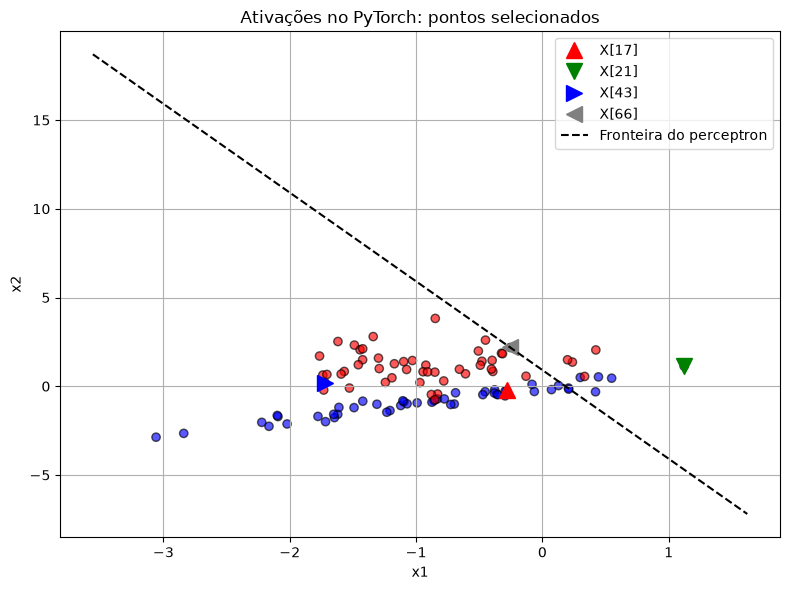

Python code for this plot:
import matplotlib.pyplot as plt
import torch
from torch import nn
from sklearn.datasets import make_classification

# Recria a distribuição usada na aula
X, y = make_classification(
    n_samples=100,
    n_features=2,
    n_redundant=0,
    n_informative=2,
    n_clusters_per_class=1,
    random_state=30,
)

# Perceptron da demonstração: pesos 5 e 1; viés -0.4
perceptron = nn.Linear(2, 1)
with torch.no_grad():
    perceptron.weight.copy_(torch.tensor([[5.0, 1.0]]))
    perceptron.bias.copy_(torch.tensor([-0.9131562]))

sigmoide = nn.Sigmoid()
tangente_hiperbolica = nn.Tanh()
relu = nn.ReLU()
indices = [17, 21, 43, 66]
marcadores = ["^", "v", ">", "<"]
cores = ["red", "green", "blue", "gray"]

print("Pesos:", perceptron.weight.detach())
print("Viés:", perceptron.bias.detach())
print("\nComparação para os pontos selecionados:")

with torch.no_grad():
    for indice in indices:
        x = torch.tensor(X[indice], dtype=torch.float32)
        ret = perceptron(x)
        act_sigmoide = sigmoide(ret)
        act_limiar = int(ret.item() >= 0)

        print(
            f"X[{indice}] = {x.tolist()} | "
            f"retorno: {ret.item():.2f} | "
            f"limiar: {act_limiar} | "
            f"Sigmoid: {act_sigmoide.item():.4f} | "
            f"Tanh: {tangente_hiperbolica(ret).item():.4f} | "
            f"ReLU: {relu(ret).item():.4f}"
        )

# Plota a distribuição, os pontos escolhidos e a fronteira do perceptron
plt.figure(figsize=(8, 6))
plt.scatter(X[:, 0], X[:, 1], c=y, cmap="bwr", edgecolors="k", alpha=0.65)

for k, indice in enumerate(indices):
    plt.plot(
        X[indice, 0],
        X[indice, 1],
        marker=marcadores[k],
        color=cores[k],
        markersize=12,
        linestyle="none",
        label=f"X[{indice}]",
    )

x1_min, x1_max = X[:, 0].min() - 0.5, X[:, 0].max() + 0.5
x1 = [x1_min, x1_max]
x2 = [-(5.0 * valor - 0.9131562) for valor in x1]
plt.plot(x1, x2, "k--", label="Fronteira do perceptron")

plt.xlabel("x1")
plt.ylabel("x2")
plt.title("Ativações no PyTorch: pontos selecionados")
plt.legend()
plt.grid(True)
plt.tight_layout()
plt.savefig(
    r"C:\Users\rafal\Desktop\redes_neurais_pytorch\ativacoes_bias.png",
    bbox_inches="tight",
)
plt.show()
